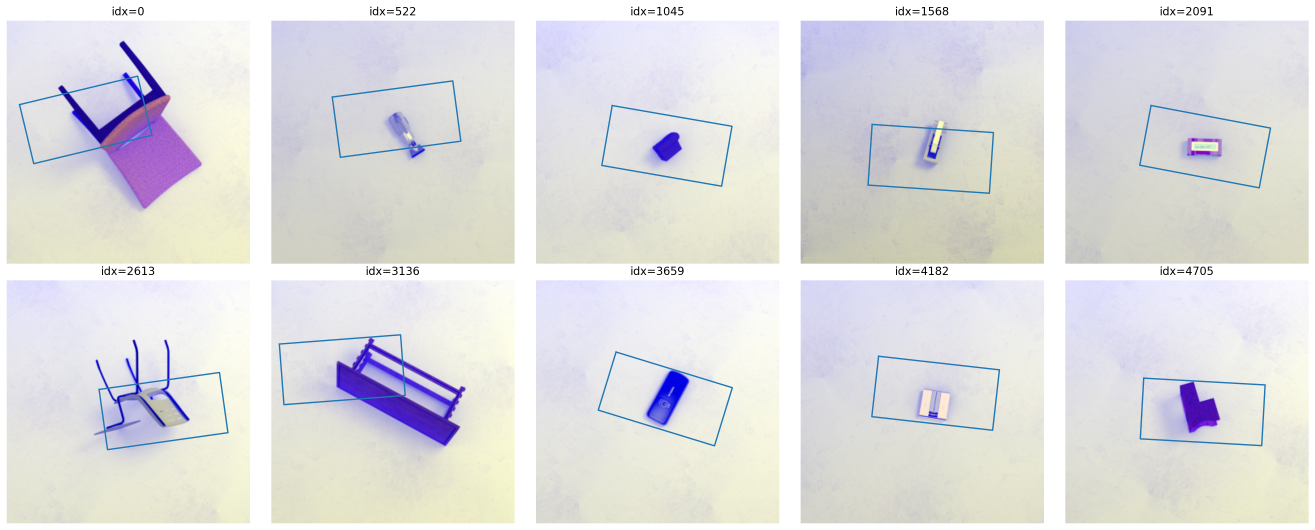
#> input picture logs/vis_epoch44_fixed_width/overview_10_samples.png, 3945 x 1590 px (shown at 1/3 size)
$ python -i image.py   (imports and definitions only)   (older library calls are emulated)
#> lines starting #> are read from the running program, lines starting #| are printed output that depends on the picture
import warnings

import cv2
import matplotlib.pyplot as plt
import numpy as np
import cv2
import numpy as np
from skimage.transform import rotate, resize

# [1 line not run here, left out]


class Image:
    """
    Wrapper around an image with some convenient functions.
    """

    def __init__(self, img):
        self.img = img

    def __getattr__(self, attr):
        # Pass along any other methods to the underlying ndarray
        return getattr(self.img, attr)

    @classmethod
    def from_file(cls, fname):
        return cls(cv2.cvtColor(cv2.imread(fname, cv2.IMREAD_UNCHANGED), cv2.COLOR_BGR2RGB))

    def copy(self):
        """
        :return: Copy of self.
        """
        return self.__class__(self.img.copy())

    # [10 lines left out: function crop, not called in this run]

    def cropped(self, *args, **kwargs):
        """
        :return: Cropped copy of the image.
        """
        i = self.copy()
        i.crop(*args, **kwargs)
        return i

    # [73 lines left out: functions normalise, resize, resized, rotate, rotated, show and 2 more, not called in this run]


class DepthImage(Image):
    def __init__(self, img):
        super().__init__(img)

    # [38 lines left out: function from_pcd, not called in this run]

    @classmethod
    def from_tiff(cls, fname):
        return cls(cv2.cvtColor(cv2.imread(fname, cv2.IMREAD_UNCHANGED), cv2.COLOR_BGR2RGB))

    # [35 lines left out: functions inpaint, gradients, normalise, not called in this run]


class WidthImage(Image):
    """
    A width image is one that describes the desired gripper width at each pixel.
    """

    # [13 lines left out: functions zoom, normalise, not called in this run]

>>> import cv2
>>> picture = cv2.imread('../../logs/vis_epoch44_fixed_width/overview_10_samples.png', cv2.IMREAD_GRAYSCALE)
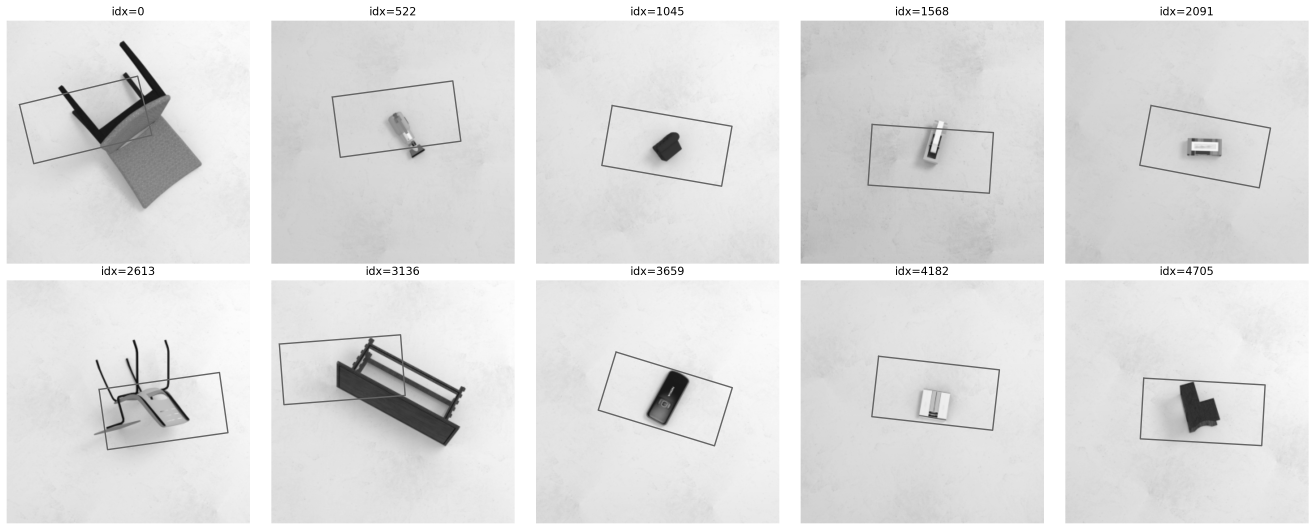
#> picture: shape (1590, 3945) (shown at 1/3 size); min 0, max 255, mean 223.2
#> (the run stopped early here; a loop or call above may not have finished)

$ run again, on logs/vis_epoch44_fixed_width/sample_00_idx_0.png
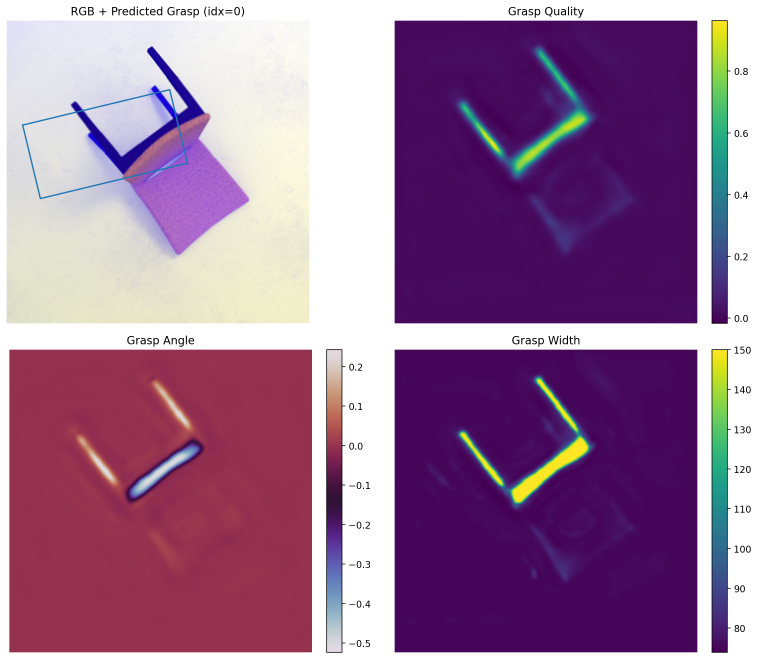
#> input picture logs/vis_epoch44_fixed_width/sample_00_idx_0.png, 2274 x 1977 px (shown at 1/3 size)
#> `picture = cv2.imread('../../logs/vis_epoch44_fixed_width/overview_10_s..`:
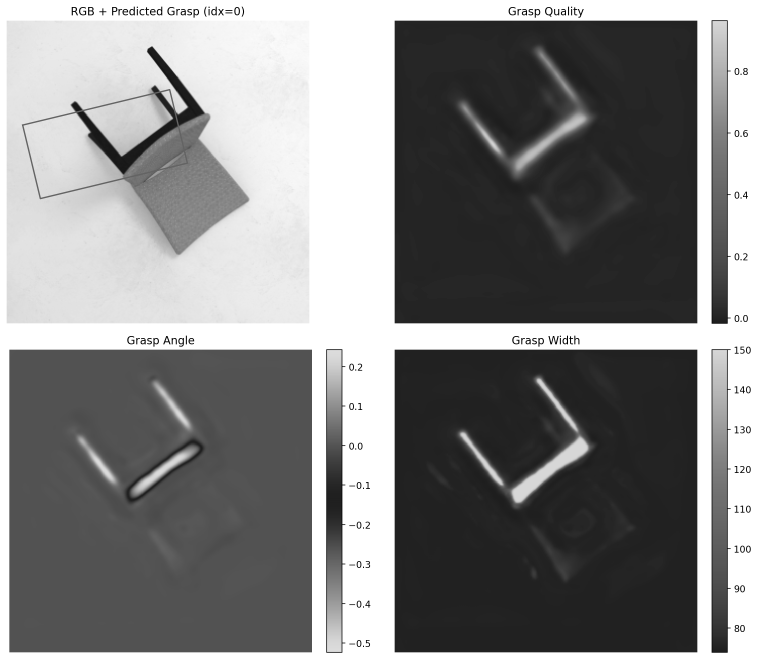
#> picture: shape (1977, 2274) (shown at 1/3 size); min 0, max 255, mean 131.6

$ run again, on logs/vis_epoch44_fixed_width/sample_01_idx_522.png
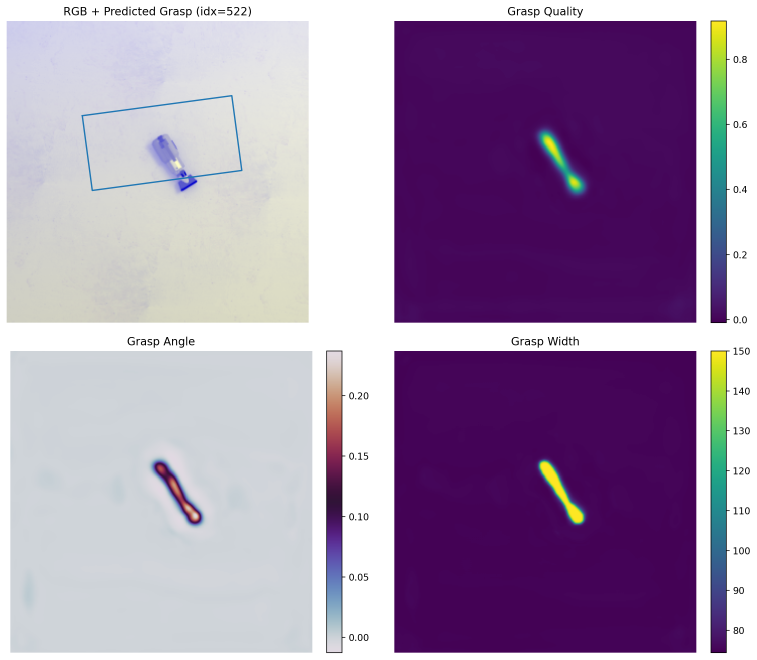
#> input picture logs/vis_epoch44_fixed_width/sample_01_idx_522.png, 2271 x 1978 px (shown at 1/3 size)
#> `picture = cv2.imread('../../logs/vis_epoch44_fixed_width/overview_10_s..`:
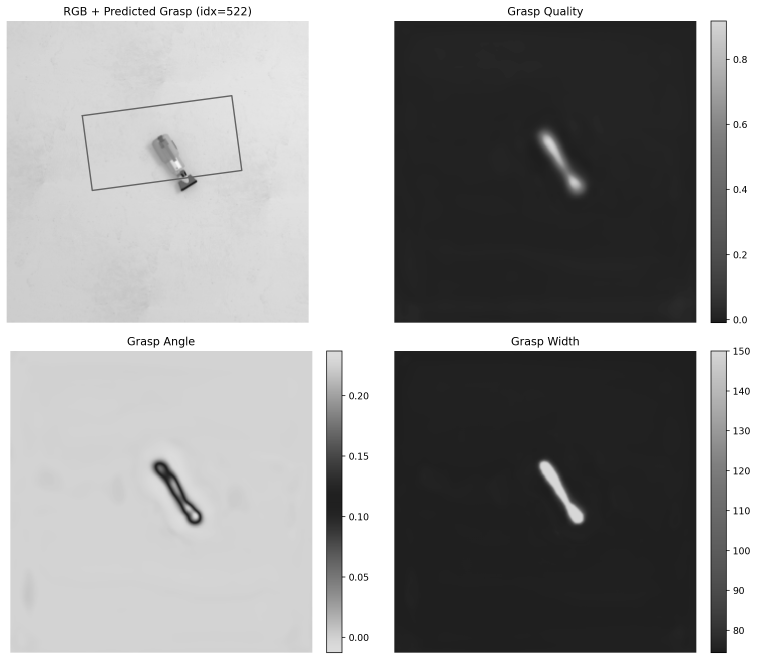
#> picture: shape (1978, 2271) (shown at 1/3 size); min 0, max 255, mean 153.3
